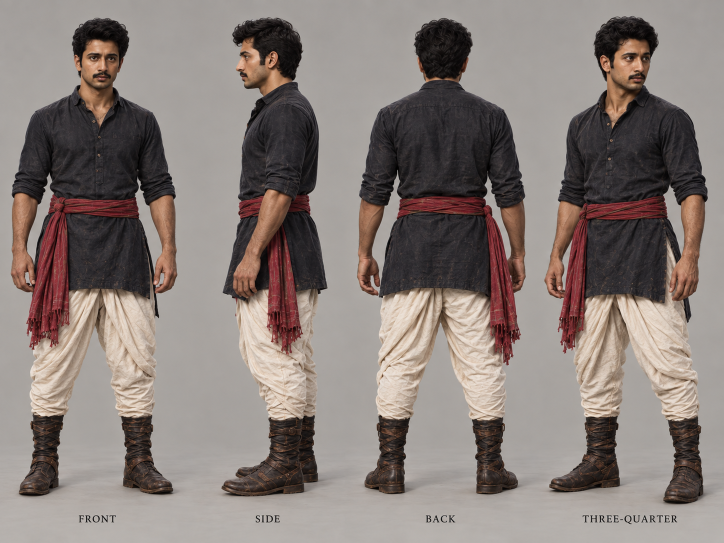
#> input picture WorkingAssets/Arjun/references/arjun_core_multiview.png, 1448 x 1086 px (shown at 1/2 size)
$ python compare_arjun_multiview.py
#> lines starting #> are read from the running program, lines starting #| are printed output that depends on the picture
"""Contact sheet of unaltered reference/candidate renders, not an acceptance gate."""
from pathlib import Path
import argparse
from PIL import Image,ImageDraw,ImageFont
ROOT=Path(__file__).resolve().parents[2]
OUT=ROOT/'docs/characters/arjun/reference_fit'
parser=argparse.ArgumentParser()
parser.add_argument('--candidate-dir',type=Path)
parser.add_argument('--output',type=Path)
args=parser.parse_args()
reference=Image.open(ROOT/'WorkingAssets/Arjun/references/arjun_core_multiview.png').convert('RGB')
#> reference is the input picture: PIL image 1448x1086 RGB; mean R, G, B 135.3, 124.9, 120.2
views=[('Front',(10,25,355,1000),'front_residual.png'),('Side',(425,25,675,1000),'side_residual.png'),('Back',(695,25,1075,1000),'back_residual.png'),('Three-quarter',(1080,25,1448,1010),'three_quarter_residual.png')]
canvas=Image.new('RGB',(1280,1500),(225,221,214));draw=ImageDraw.Draw(canvas)
#> after `canvas = Image.new('RGB', (1280, 1500), (225, 221, 214))`:
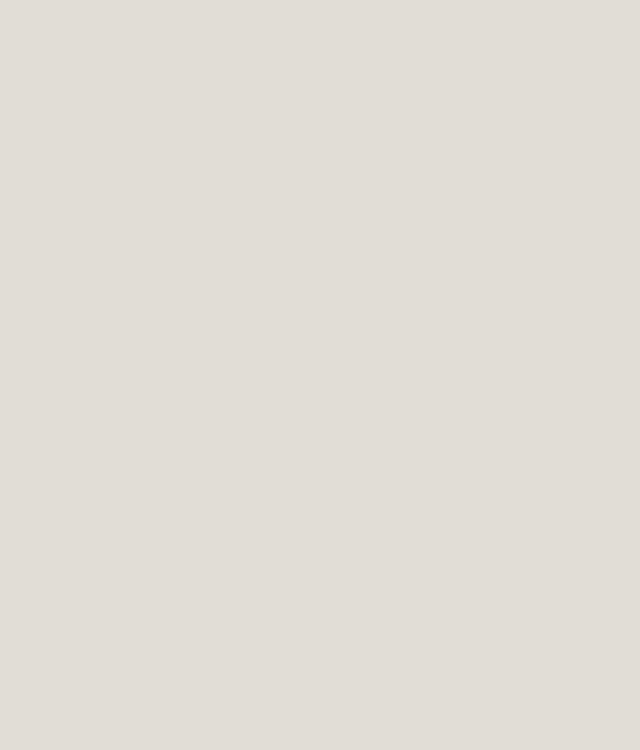
#> canvas: PIL image 1280x1500 RGB (shown at 1/2 size); mean R, G, B 225, 221, 214
font=ImageFont.truetype('/System/Library/Fonts/Supplemental/Arial.ttf',24)
small=ImageFont.truetype('/System/Library/Fonts/Supplemental/Arial.ttf',18)
draw.text((20,12),'Arjun: owner multi-view / separate fit candidate',font=font,fill=(35,35,35))
draw.text((20,48),'REVIEW OPEN — body, face, hair, clothes and equipment are not certified exact.',font=small,fill=(115,35,28))
for index,(label,crop,file) in enumerate(views):
 x=index*320
 draw.text((x+16,84),label,font=font,fill=(35,35,35))
 ref=reference.crop(crop);ref.thumbnail((300,610))
#> after `ref = reference.crop(crop)`:
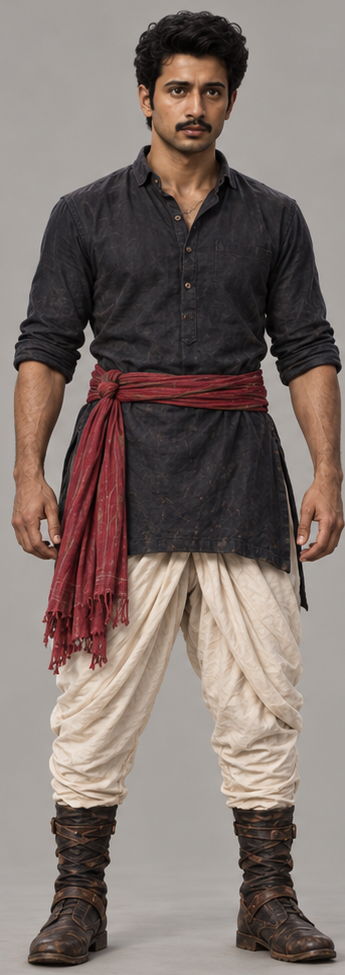
#> ref: PIL image 345x975 RGB; mean R, G, B 127.4, 114.4, 109.3
 canvas.paste(ref,(x+(320-ref.width)//2,122))
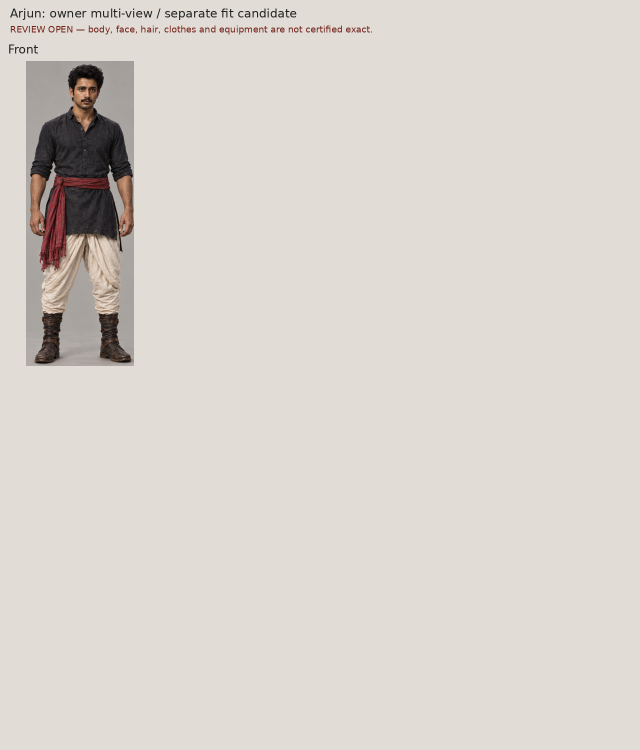
#> canvas: PIL image 1280x1500 RGB (shown at 1/2 size); mean R, G, B 217.8, 213.1, 206.3
 draw.text((x+16,738),'Reference',font=small,fill=(35,35,35))
 candidate_path=args.candidate_dir/(file.replace('_residual','')) if args.candidate_dir else OUT/file
 candidate=Image.open(candidate_path).convert('RGB').crop((155,20,550,930));candidate.thumbnail((300,610))
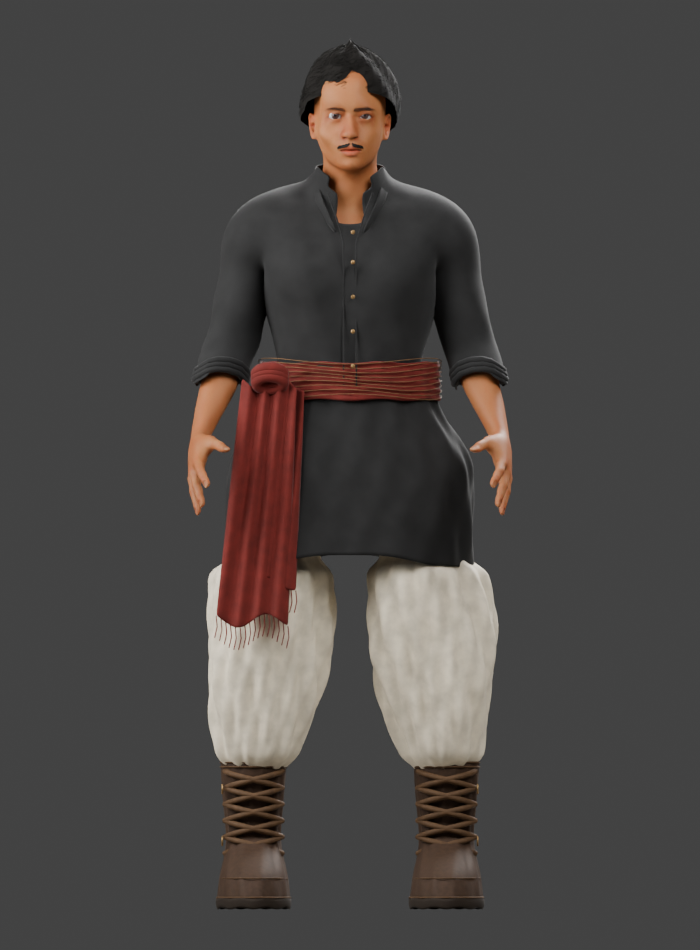
#> input picture docs/characters/arjun/reference_fit/front_residual.png, 700 x 950 px
#> after `candidate = Image.open(candidate_path).convert('RGB').crop((155, 20, 5`:
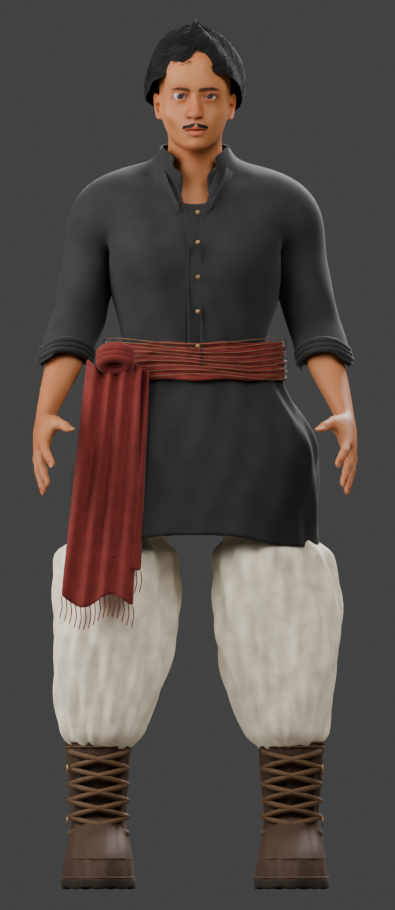
#> candidate: PIL image 395x910 RGB; mean R, G, B 81, 73.4, 69.7
 canvas.paste(candidate,(x+(320-candidate.width)//2,776))
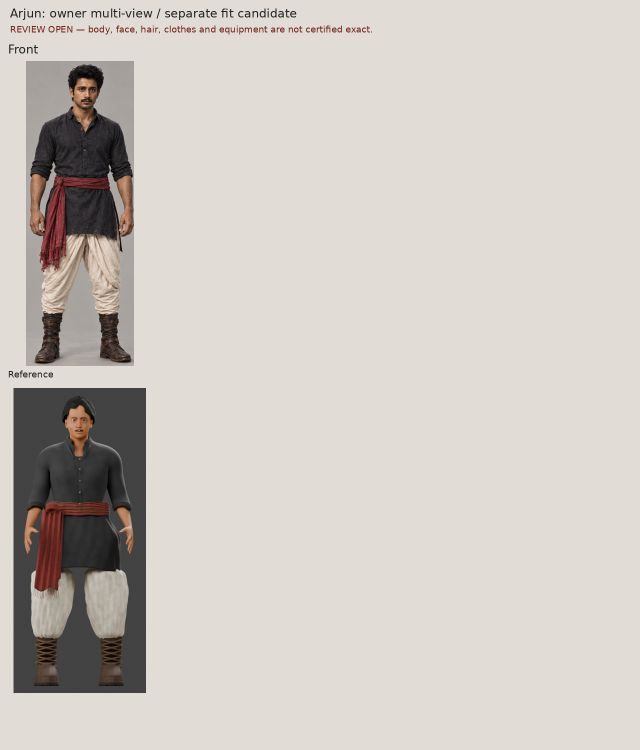
#> canvas: PIL image 1280x1500 RGB (shown at 1/2 size); mean R, G, B 205.7, 200.7, 194.1
#> (the run stopped early here; a loop or call above may not have finished)
